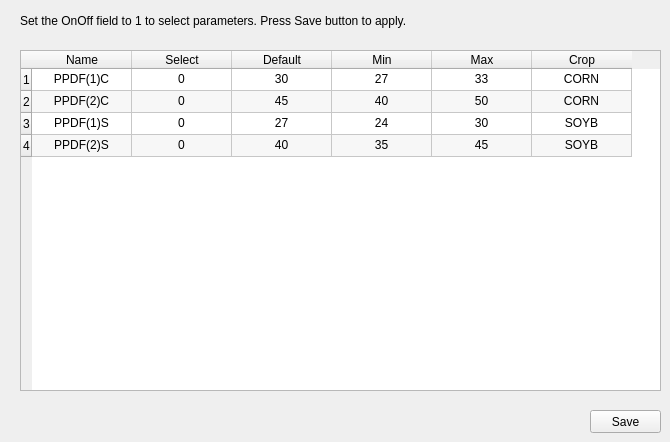
    <widget class="QWidget" name="parameter3">
     <attribute name="title">
      <string>Crop parms</string>
     </attribute>
     <widget class="QTableWidget" name="tbl_crop_parameters">
      <property name="geometry">
       <rect>
        <x>20</x>
        <y>50</y>
        <width>641</width>
        <height>341</height>
       </rect>
      </property>
      <property name="alternatingRowColors">
       <bool>true</bool>
      </property>
      <attribute name="horizontalHeaderMinimumSectionSize">
       <number>20</number>
      </attribute>
      <attribute name="verticalHeaderDefaultSectionSize">
       <number>22</number>
      </attribute>
      <row>
       <property name="text">
        <string>1</string>
       </property>
       <property name="textAlignment">
        <set>AlignCenter</set>
       </property>
      </row>
      <row>
       <property name="text">
        <string>2</string>
       </property>
       <property name="textAlignment">
        <set>AlignCenter</set>
       </property>
      </row>
      <row>
       <property name="text">
        <string>3</string>
       </property>
       <property name="textAlignment">
        <set>AlignCenter</set>
       </property>
      </row>
      <row>
       <property name="text">
        <string>4</string>
       </property>
       <property name="textAlignment">
        <set>AlignCenter</set>
       </property>
      </row>
      <column>
       <property name="text">
        <string>Name</string>
       </property>
       <property name="textAlignment">
        <set>AlignCenter</set>
       </property>
       <property name="background">
        <color>
         <red>214</red>
         <green>214</green>
         <blue>214</blue>
        </color>
       </property>
      </column>
      <column>
       <property name="text">
        <string>Select</string>
       </property>
       <property name="textAlignment">
        <set>AlignCenter</set>
       </property>
      </column>
      <column>
       <property name="text">
        <string>Default</string>
       </property>
       <property name="textAlignment">
        <set>AlignCenter</set>
       </property>
      </column>
      <column>
       <property name="text">
        <string>Min</string>
       </property>
       <property name="textAlignment">
        <set>AlignCenter</set>
       </property>
      </column>
      <column>
       <property name="text">
        <string>Max</string>
       </property>
       <property name="textAlignment">
        <set>AlignCenter</set>
       </property>
      </column>
      <column>
       <property name="text">
        <string>Crop</string>
       </property>
       <property name="textAlignment">
        <set>AlignCenter</set>
       </property>
      </column>
      <item row="0" column="0">
       <property name="text">
        <string>PPDF(1)C</string>
       </property>
       <property name="toolTip">
        <string>&lt;html&gt;&lt;head/&gt;&lt;body&gt;&lt;p&gt;PPDF(1)C = Optimum temperature for production for parameterization of a Poisson Density Function curve to simulate temperature effect on growth&lt;/p&gt;&lt;/body&gt;&lt;/html&gt;</string>
       </property>
       <property name="textAlignment">
        <set>AlignCenter</set>
       </property>
       <property name="background">
        <brush brushstyle="NoBrush">
         <color alpha="255">
          <red>230</red>
          <green>230</green>
          <blue>230</blue>
         </color>
        </brush>
       </property>
       <property name="flags">
        <set>ItemIsSelectable|ItemIsEditable|ItemIsDragEnabled|ItemIsDropEnabled|ItemIsUserCheckable|ItemIsEnabled|ItemIsTristate</set>
       </property>
      </item>
      <item row="0" column="1">
       <property name="text">
        <string>0</string>
       </property>
       <property name="textAlignment">
        <set>AlignCenter</set>
       </property>
      </item>
      <item row="0" column="2">
       <property name="text">
        <string>30</string>
       </property>
       <property name="textAlignment">
        <set>AlignCenter</set>
       </property>
      </item>
      <item row="0" column="3">
       <property name="text">
        <string>27</string>
       </property>
       <property name="textAlignment">
        <set>AlignCenter</set>
       </property>
      </item>
      <item row="0" column="4">
       <property name="text">
        <string>33</string>
       </property>
       <property name="textAlignment">
        <set>AlignCenter</set>
       </property>
      </item>
      <item row="0" column="5">
       <property name="text">
        <string>CORN</string>
       </property>
       <property name="textAlignment">
        <set>AlignCenter</set>
       </property>
      </item>
      <item row="1" column="0">
       <property name="text">
        <string>PPDF(2)C</string>
       </property>
       <property name="toolTip">
        <string>&lt;html&gt;&lt;head/&gt;&lt;body&gt;&lt;p&gt;PPDF(2)C = Maximum temperature for production for parameterization of a Poisson Density Function curve to simulate temperature effect on growth&lt;/p&gt;&lt;/body&gt;&lt;/html&gt;</string>
       </property>
       <property name="textAlignment">
        <set>AlignCenter</set>
       </property>
       <property name="flags">
        <set>ItemIsSelectable|ItemIsUserCheckable|ItemIsEnabled</set>
       </property>
      </item>
      <item row="1" column="1">
       <property name="text">
        <string>0</string>
       </property>
       <property name="textAlignment">
        <set>AlignCenter</set>
       </property>
      </item>
      <item row="1" column="2">
       <property name="text">
        <string>45</string>
       </property>
       <property name="textAlignment">
        <set>AlignCenter</set>
       </property>
      </item>
      <item row="1" column="3">
       <property name="text">
        <string>40</string>
       </property>
       <property name="textAlignment">
        <set>AlignCenter</set>
       </property>
      </item>
      <item row="1" column="4">
       <property name="text">
        <string>50</string>
       </property>
       <property name="textAlignment">
        <set>AlignCenter</set>
       </property>
      </item>
      <item row="1" column="5">
       <property name="text">
        <string>CORN</string>
       </property>
       <property name="textAlignment">
        <set>AlignCenter</set>
       </property>
      </item>
      <item row="2" column="0">
       <property name="text">
        <string>PPDF(1)S</string>
       </property>
       <property name="toolTip">
        <string>&lt;html&gt;&lt;head/&gt;&lt;body&gt;&lt;p&gt;PPDF(1)S = Optimum temperature for production for parameterization of a Poisson Density Function curve to simulate temperature effect on growth&lt;/p&gt;&lt;/body&gt;&lt;/html&gt;</string>
       </property>
       <property name="textAlignment">
        <set>AlignCenter</set>
       </property>
       <property name="flags">
        <set>ItemIsSelectable|ItemIsUserCheckable|ItemIsEnabled</set>
       </property>
      </item>
      <item row="2" column="1">
       <property name="text">
        <string>0</string>
       </property>
       <property name="textAlignment">
        <set>AlignCenter</set>
       </property>
      </item>
      <item row="2" column="2">
       <property name="text">
        <string>27</string>
       </property>
       <property name="textAlignment">
        <set>AlignCenter</set>
       </property>
      </item>
      <item row="2" column="3">
       <property name="text">
        <string>24</string>
       </property>
       <property name="textAlignment">
        <set>AlignCenter</set>
       </property>
      </item>
      <item row="2" column="4">
       <property name="text">
        <string>30</string>
       </property>
       <property name="textAlignment">
        <set>AlignCenter</set>
       </property>
      </item>
      <item row="2" column="5">
       <property name="text">
        <string>SOYB</string>
       </property>
       <property name="textAlignment">
        <set>AlignCenter</set>
       </property>
      </item>
      <item row="3" column="0">
       <property name="text">
        <string>PPDF(2)S</string>
       </property>
       <property name="toolTip">
        <string>&lt;html&gt;&lt;head/&gt;&lt;body&gt;&lt;p&gt;PPDF(2)S = Maximum temperature for production for parameterization of a Poisson Density Function curve to simulate temperature effect on growth&lt;/p&gt;&lt;/body&gt;&lt;/html&gt;</string>
       </property>
       <property name="textAlignment">
        <set>AlignCenter</set>
       </property>
       <property name="flags">
        <set>ItemIsSelectable|ItemIsUserCheckable|ItemIsEnabled</set>
       </property>
      </item>
      <item row="3" column="1">
       <property name="text">
        <string>0</string>
       </property>
       <property name="textAlignment">
        <set>AlignCenter</set>
       </property>
      </item>
      <item row="3" column="2">
       <property name="text">
        <string>40</string>
       </property>
       <property name="textAlignment">
        <set>AlignCenter</set>
       </property>
      </item>
      <item row="3" column="3">
       <property name="text">
        <string>35</string>
       </property>
       <property name="textAlignment">
        <set>AlignCenter</set>
       </property>
      </item>
      <item row="3" column="4">
       <property name="text">
        <string>45</string>
       </property>
       <property name="textAlignment">
        <set>AlignCenter</set>
       </property>
      </item>
      <item row="3" column="5">
       <property name="text">
        <string>SOYB</string>
       </property>
       <property name="textAlignment">
        <set>AlignCenter</set>
       </property>
      </item>
     </widget>
     <widget class="QPushButton" name="btn_cropparm_save">
      <property name="geometry">
       <rect>
        <x>590</x>
        <y>410</y>
        <width>71</width>
        <height>23</height>
       </rect>
      </property>
      <property name="text">
       <string>Save</string>
      </property>
     </widget>
     <widget class="QLabel" name="label_30">
      <property name="geometry">
       <rect>
        <x>20</x>
        <y>10</y>
        <width>511</width>
        <height>21</height>
       </rect>
      </property>
      <property name="text">
       <string>Set the OnOff field to 1 to select parameters. Press Save button to apply.</string>
      </property>
     </widget>
    </widget>
